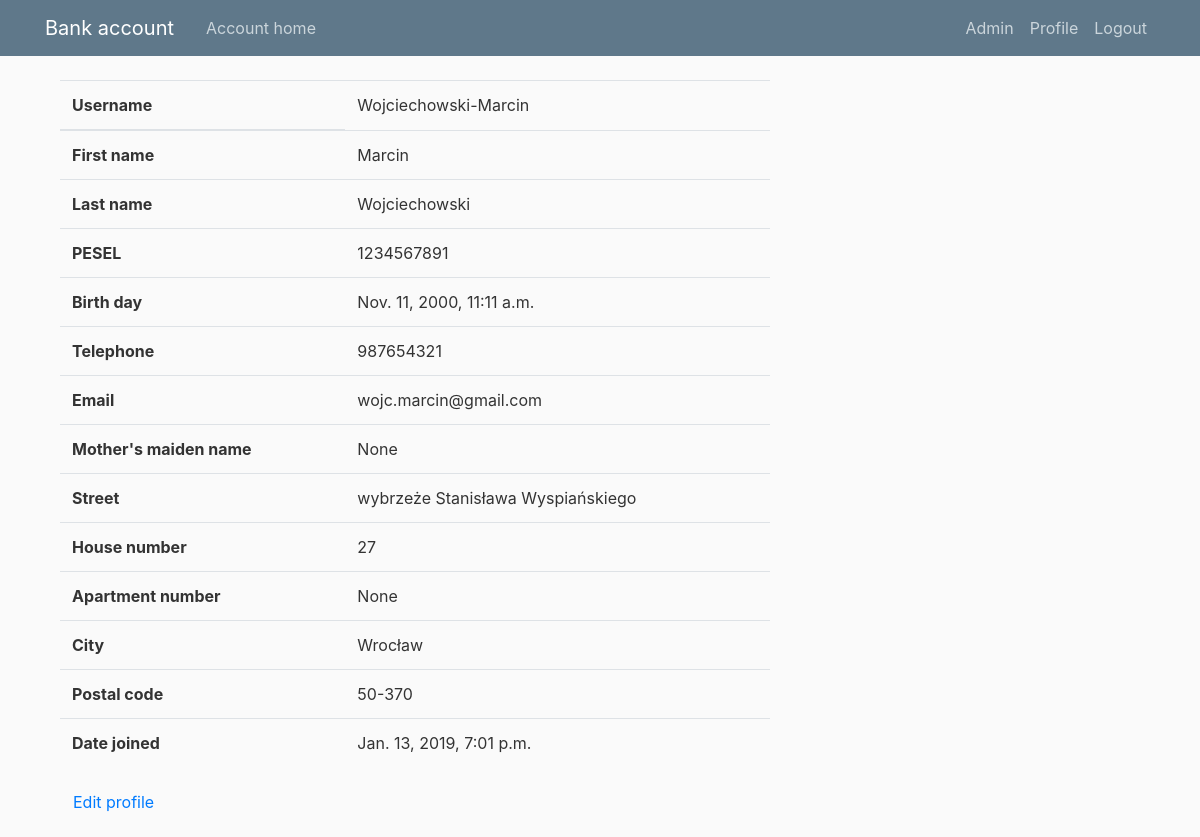
The page /profile/ (signed in) on the database as committed earlier.
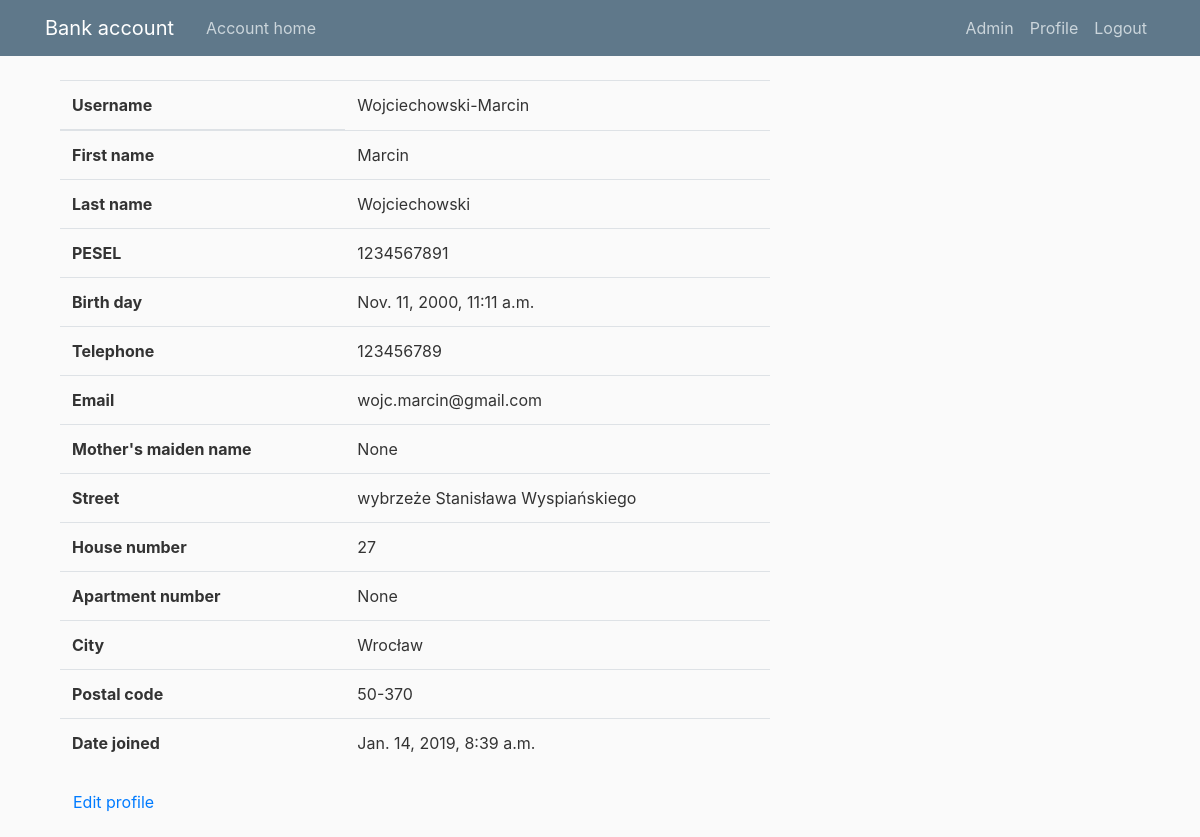
The same page on the database as committed later.
### client/models.py (models this page shows, shortened)
class CustomUser(AbstractUser):
    address = models.ForeignKey(Address, on_delete=models.PROTECT)
    pesel = models.CharField(max_length=11, unique=True, validators=[RegexValidator(
        regex='^\d{11}$', message='Niewlasciwy PESEL!', code='nomatch')])
    mothers_maiden_name = models.CharField(max_length=32, blank=True, validators=[RegexValidator(
        regex='^[a-zA-Z-]*$', message='Niewlasciwe nazwisko!', code='nomatch')])
    birth_day = models.DateTimeField(help_text="Data w formacie dd/mm/yyyy")
    telephone = models.CharField(max_length=9, unique=True, validators=[RegexValidator(
        regex='^\d{9}$', message='Niewlasciwy numer telefonu', code='nomatch')])
    REQUIRED_FIELDS = ['email', 'first_name',
                       'last_name', 'pesel', 'birth_day', 'telephone', 'address']
    USERNAME_FIELD = 'username'

class Address(models.Model):
    street = models.CharField(max_length=64)
    house_nr = models.IntegerField()
    apartment_nr = models.IntegerField(null=True, blank=True)
    city = models.ForeignKey(City, on_delete=models.PROTECT)

class City(models.Model):
    postal_code = models.CharField(max_length=6, validators=[RegexValidator(
        regex='^\d{2}-{1}\d{3}$', message='Niewlasciwy kod pocztowy! Uzyj formatu XX-XXX.', code='nomatch')])
    city = models.CharField(max_length=32)

### users/views.py (the view)
# urls.py: path('profile/', user_views.profile, name='profile'),
@login_required
def profile(request):
    return render(request, 'users/profile.html')

### users/templates/users/profile.html (shortened to what this page needs)
{% extends "client/base.html" %}
{% block content %}<table class="table">
    <thead>
        <tr>
            <th scope="col">Username</th>
            <td>{{ user.username }}</td>
        </tr>
    </thead>
    <tbody>
        <tr>
            <th scope="row">First name</th>
            <td>{{ user.first_name }}</td>
        </tr>
        <tr>
            <th scope="row">Last name</th>
            <td>{{ user.last_name }}</td>
        </tr>
        <tr>
            <th scope="row">PESEL</th>
            <td>{{ user.pesel }}</td>
        </tr>
        <tr>
            <th scope="row">Birth day</th>
            <td>{{ user.birth_day }}</td>
        </tr>
        <tr>
            <th scope="row">Telephone</th>
            <td>{{ user.telephone }}</td>
        </tr>
        <tr>
            <th scope="row">Email</th>
            <td>{{ user.email }}</td>
        </tr>
        <tr>
            <th scope="row">Mother's maiden name</th>
            <td>
                {% if user.mothers_maiden_name %}
                {{ user.mothers_maiden_name }}
                {% else %}
                None
                {% endif %}
            </td>
        </tr>
        <tr>
            <th scope="row">Street</th>
            <td>{{ user.address.street }}</td>
        </tr>
        <tr>
            <th scope="row">House number</th>
            <td>{{ user.address.house_nr }}</td>
        </tr>
        <tr>
            <th scope="row">Apartment number</th>
            <td>{{ user.address.apartment_nr }}</td>
        </tr>
        <tr>
            <th scope="row">City</th>
            <td>{{ user.address.city.city }}</td>
        </tr>
        <tr>
            <th scope="row">Postal code</th>
            <td>{{ user.address.city.postal_code }}</td>
        </tr>
        <tr>
            <th scope="row">Date joined</th>
            <td>{{ user.date_joined }}</td>
        </tr>
    </tbody>
</table>
<div class="form-group">
    <a href="{% url 'edit_profile' %}" class="btn btn-default" type="submit">Edit profile</a>
</div>
{% endblock content %}

### client/templates/client/base.html (shortened to what this page needs)
{% load static %}
<!DOCTYPE html>
<html>
<head>
    <link rel="stylesheet" href="https://maxcdn.bootstrapcdn.com/bootstrap/4.0.0/css/bootstrap.min.css"
>
    <link rel="stylesheet" type="text/css" href="{% static 'clientapp/main.css' %}">
</head>
<body>
    <header class="site-header">
        <nav class="navbar navbar-expand-md navbar-dark bg-steel fixed-top">
            <div class="container">
                <a class="navbar-brand mr-4" href="{% url 'home' %}">Bank account</a>
                <div class="collapse navbar-collapse" id="navbarToggle">
                    <div class="navbar-nav mr-auto">
                        <a class="nav-item nav-link" href="{% url 'home' %}">Account home</a>
                    </div>
                    <div class="navbar-nav">
                        {% if user.is_authenticated %}
                        {% if user.is_superuser %}
                        <a class="nav-item nav-link" href="/admin">Admin</a>
                        {% endif %}
                        <a class="nav-item nav-link" href="{% url 'profile' %}">Profile</a>
                        <a class="nav-item nav-link" href="{% url 'logout' %}">Logout</a>
                        {% else %}
                        <a class="nav-item nav-link" href="{% url 'login' %}">Login</a>
                        <a class="nav-item nav-link" href="{% url 'register' %}">Register</a>
                        {% endif %}
                    </div>
                </div>
            </div>
        </nav>
    </header>
    <main role="main" class="container">
        <div class="col-md-8">
            {% block content %}{% endblock %}
        </div>
    </main>
</body>
</html>

### client/static/clientapp/main.css (style rules this page uses)
body { background: #fafafa; color: #333333; margin-top: 5rem; }
.bg-steel { background-color: #5f788a; }
.site-header .navbar-nav .nav-link { color: #cbd5db; }

Rows that differ between the two databases and show on the page:
changed CustomUser "Wojciechowski-Marcin": telephone "987654321" → "123456789"; date_joined "Jan. 13, 2019, 7:01 p.m." → "Jan. 14, 2019, 8:39 a.m."
